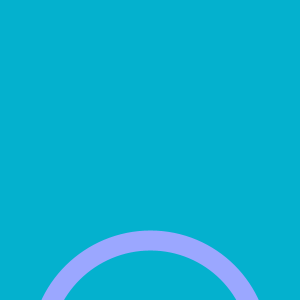
Frame 1 (no input)
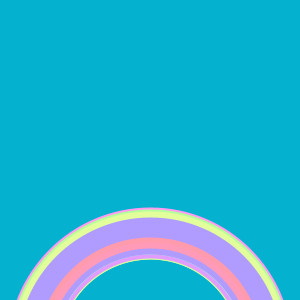
Frame 60 (the mouse pressed at the canvas centre just before this capture)
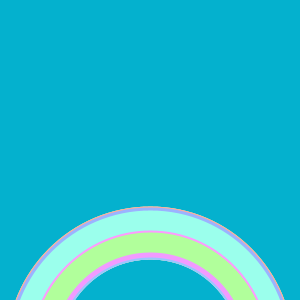
Frame 120 (the mouse held since frame 60 and released just before this capture)

The Processing sketch that drew these frames (run headless with seeded random() and noise(); from frame 60 on, the mouse is pressed at the canvas centre):

// Processing sketch: sketch_17
// ── sketch_17.pde
// episode #17
// a better way to generate random colors

void setup() {
  size(300,300);
  background(#04b1CE);
  noFill();
  colorMode(HSB);
}

void draw() {

  strokeWeight(random(20,10));

  stroke(random(255),100,255); // Uses HSB not RGB
  
  float rainbowSize = random(200,270);
  
  ellipse(150,350,rainbowSize,rainbowSize);
}
